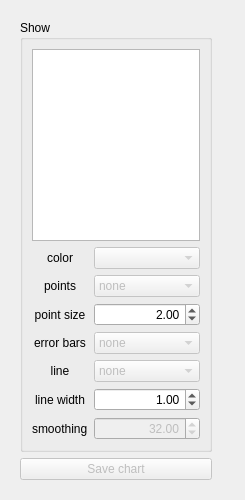
          <widget class="QWidget" name="tab_6">
           <attribute name="title">
            <string>Magnitude</string>
           </attribute>
           <layout class="QHBoxLayout" name="horizontalLayout_27">
            <item>
             <widget class="QFrame" name="frame">
              <property name="maximumSize">
               <size>
                <width>210</width>
                <height>16777215</height>
               </size>
              </property>
              <property name="frameShape">
               <enum>QFrame::NoFrame</enum>
              </property>
              <property name="frameShadow">
               <enum>QFrame::Raised</enum>
              </property>
              <layout class="QVBoxLayout" name="verticalLayout_29">
               <item>
                <widget class="QGroupBox" name="groupBox_4">
                 <property name="minimumSize">
                  <size>
                   <width>0</width>
                   <height>0</height>
                  </size>
                 </property>
                 <property name="maximumSize">
                  <size>
                   <width>200</width>
                   <height>16777215</height>
                  </size>
                 </property>
                 <property name="title">
                  <string>Show</string>
                 </property>
                 <layout class="QVBoxLayout" name="verticalLayout_30">
                  <item>
                   <widget class="QListWidget" name="magListWidget">
                    <property name="maximumSize">
                     <size>
                      <width>200</width>
                      <height>16777215</height>
                     </size>
                    </property>
                   </widget>
                  </item>
                  <item>
                   <layout class="QGridLayout" name="gridLayout_4">
                    <item row="2" column="0">
                     <widget class="QLabel" name="label_22">
                      <property name="text">
                       <string>point size</string>
                      </property>
                      <property name="alignment">
                       <set>Qt::AlignCenter</set>
                      </property>
                     </widget>
                    </item>
                    <item row="2" column="1">
                     <widget class="QDoubleSpinBox" name="pointSizeMagDoubleSpinBox">
                      <property name="alignment">
                       <set>Qt::AlignRight|Qt::AlignTrailing|Qt::AlignVCenter</set>
                      </property>
                      <property name="minimum">
                       <double>0.100000000000000</double>
                      </property>
                      <property name="maximum">
                       <double>9999.000000000000000</double>
                      </property>
                      <property name="singleStep">
                       <double>0.100000000000000</double>
                      </property>
                      <property name="value">
                       <double>2.000000000000000</double>
                      </property>
                     </widget>
                    </item>
                    <item row="1" column="1">
                     <widget class="QComboBox" name="pointsMagComboBox">
                      <property name="enabled">
                       <bool>false</bool>
                      </property>
                      <property name="sizePolicy">
                       <sizepolicy hsizetype="Expanding" vsizetype="Fixed">
                        <horstretch>0</horstretch>
                        <verstretch>0</verstretch>
                       </sizepolicy>
                      </property>
                      <item>
                       <property name="text">
                        <string>none</string>
                       </property>
                      </item>
                      <item>
                       <property name="text">
                        <string>dots</string>
                       </property>
                      </item>
                      <item>
                       <property name="text">
                        <string>diamond</string>
                       </property>
                      </item>
                      <item>
                       <property name="text">
                        <string>square</string>
                       </property>
                      </item>
                      <item>
                       <property name="text">
                        <string>cross</string>
                       </property>
                      </item>
                      <item>
                       <property name="text">
                        <string>marker</string>
                       </property>
                      </item>
                     </widget>
                    </item>
                    <item row="4" column="0">
                     <widget class="QLabel" name="label_23">
                      <property name="minimumSize">
                       <size>
                        <width>50</width>
                        <height>0</height>
                       </size>
                      </property>
                      <property name="text">
                       <string>line</string>
                      </property>
                      <property name="alignment">
                       <set>Qt::AlignCenter</set>
                      </property>
                     </widget>
                    </item>
                    <item row="4" column="1">
                     <widget class="QComboBox" name="lineMagComboBox">
                      <property name="enabled">
                       <bool>false</bool>
                      </property>
                      <property name="sizePolicy">
                       <sizepolicy hsizetype="Expanding" vsizetype="Preferred">
                        <horstretch>0</horstretch>
                        <verstretch>0</verstretch>
                       </sizepolicy>
                      </property>
                      <item>
                       <property name="text">
                        <string>none</string>
                       </property>
                      </item>
                      <item>
                       <property name="text">
                        <string>solid</string>
                       </property>
                      </item>
                      <item>
                       <property name="text">
                        <string>dash</string>
                       </property>
                      </item>
                      <item>
                       <property name="text">
                        <string>dot</string>
                       </property>
                      </item>
                      <item>
                       <property name="text">
                        <string>dash dot</string>
                       </property>
                      </item>
                      <item>
                       <property name="text">
                        <string>dash dot dot</string>
                       </property>
                      </item>
                     </widget>
                    </item>
                    <item row="1" column="0">
                     <widget class="QLabel" name="label_24">
                      <property name="minimumSize">
                       <size>
                        <width>50</width>
                        <height>0</height>
                       </size>
                      </property>
                      <property name="text">
                       <string>points</string>
                      </property>
                      <property name="alignment">
                       <set>Qt::AlignCenter</set>
                      </property>
                     </widget>
                    </item>
                    <item row="0" column="1">
                     <widget class="QComboBox" name="colorMagComboBox">
                      <property name="enabled">
                       <bool>false</bool>
                      </property>
                      <property name="sizePolicy">
                       <sizepolicy hsizetype="Expanding" vsizetype="Fixed">
                        <horstretch>0</horstretch>
                        <verstretch>0</verstretch>
                       </sizepolicy>
                      </property>
                     </widget>
                    </item>
                    <item row="0" column="0">
                     <widget class="QLabel" name="label_25">
                      <property name="sizePolicy">
                       <sizepolicy hsizetype="Minimum" vsizetype="Preferred">
                        <horstretch>0</horstretch>
                        <verstretch>0</verstretch>
                       </sizepolicy>
                      </property>
                      <property name="minimumSize">
                       <size>
                        <width>50</width>
                        <height>0</height>
                       </size>
                      </property>
                      <property name="text">
                       <string>color</string>
                      </property>
                      <property name="alignment">
                       <set>Qt::AlignCenter</set>
                      </property>
                     </widget>
                    </item>
                    <item row="3" column="0">
                     <widget class="QLabel" name="label_26">
                      <property name="minimumSize">
                       <size>
                        <width>50</width>
                        <height>0</height>
                       </size>
                      </property>
                      <property name="text">
                       <string>error bars</string>
                      </property>
                      <property name="alignment">
                       <set>Qt::AlignCenter</set>
                      </property>
                     </widget>
                    </item>
                    <item row="3" column="1">
                     <widget class="QComboBox" name="barsMagComboBox">
                      <property name="enabled">
                       <bool>false</bool>
                      </property>
                      <property name="sizePolicy">
                       <sizepolicy hsizetype="Expanding" vsizetype="Fixed">
                        <horstretch>0</horstretch>
                        <verstretch>0</verstretch>
                       </sizepolicy>
                      </property>
                      <item>
                       <property name="text">
                        <string>none</string>
                       </property>
                      </item>
                      <item>
                       <property name="text">
                        <string>vertical</string>
                       </property>
                      </item>
                     </widget>
                    </item>
                    <item row="6" column="0">
                     <widget class="QLabel" name="label_27">
                      <property name="text">
                       <string>smoothing</string>
                      </property>
                     </widget>
                    </item>
                    <item row="6" column="1">
                     <widget class="QDoubleSpinBox" name="smoothingMagDoubleSpinBox">
                      <property name="enabled">
                       <bool>false</bool>
                      </property>
                      <property name="sizePolicy">
                       <sizepolicy hsizetype="Expanding" vsizetype="Fixed">
                        <horstretch>0</horstretch>
                        <verstretch>0</verstretch>
                       </sizepolicy>
                      </property>
                      <property name="alignment">
                       <set>Qt::AlignRight|Qt::AlignTrailing|Qt::AlignVCenter</set>
                      </property>
                      <property name="maximum">
                       <double>1024.000000000000000</double>
                      </property>
                      <property name="singleStep">
                       <double>0.250000000000000</double>
                      </property>
                      <property name="value">
                       <double>32.000000000000000</double>
                      </property>
                     </widget>
                    </item>
                    <item row="5" column="0">
                     <widget class="QLabel" name="label_28">
                      <property name="text">
                       <string>line width</string>
                      </property>
                      <property name="alignment">
                       <set>Qt::AlignCenter</set>
                      </property>
                     </widget>
                    </item>
                    <item row="5" column="1">
                     <widget class="QDoubleSpinBox" name="lineWidthMagDoubleSpinBox">
                      <property name="alignment">
                       <set>Qt::AlignRight|Qt::AlignTrailing|Qt::AlignVCenter</set>
                      </property>
                      <property name="maximum">
                       <double>9999.000000000000000</double>
                      </property>
                      <property name="singleStep">
                       <double>0.100000000000000</double>
                      </property>
                      <property name="value">
                       <double>1.000000000000000</double>
                      </property>
                     </widget>
                    </item>
                   </layout>
                  </item>
                 </layout>
                </widget>
               </item>
               <item>
                <widget class="QPushButton" name="saveMagChartPushButton">
                 <property name="enabled">
                  <bool>false</bool>
                 </property>
                 <property name="text">
                  <string>Save chart</string>
                 </property>
                </widget>
               </item>
              </layout>
             </widget>
            </item>
            <item>
             <widget class="QLabel" name="magLabel">
              <property name="sizePolicy">
               <sizepolicy hsizetype="Expanding" vsizetype="MinimumExpanding">
                <horstretch>0</horstretch>
                <verstretch>0</verstretch>
               </sizepolicy>
              </property>
              <property name="frameShape">
               <enum>QFrame::NoFrame</enum>
              </property>
              <property name="frameShadow">
               <enum>QFrame::Sunken</enum>
              </property>
              <property name="text">
               <string/>
              </property>
             </widget>
            </item>
           </layout>
          </widget>
